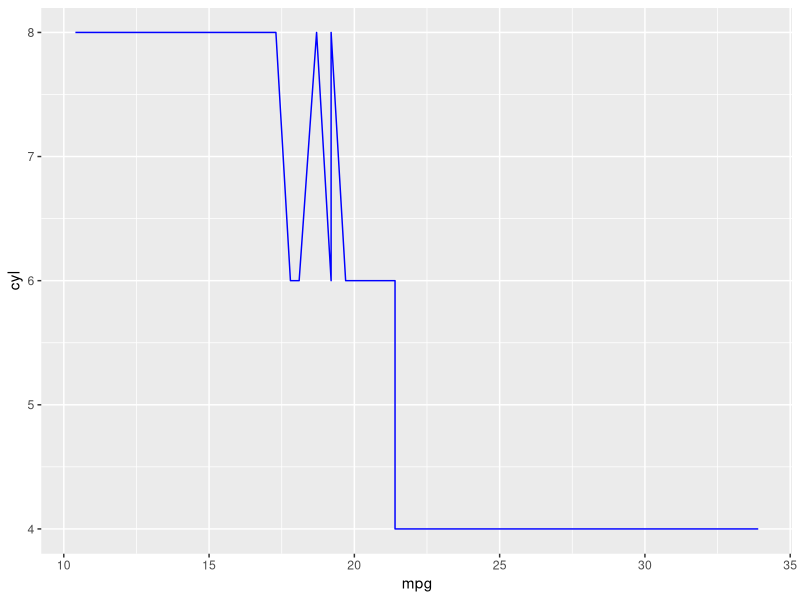

This chart was generated by the following R code:
## ---- chunk 1
library(tidyverse)
## ---- chunk 2
mtcars %>%
  ggplot (aes(mpg, cyl))+ 
  geom_line(color = "blue")
  
